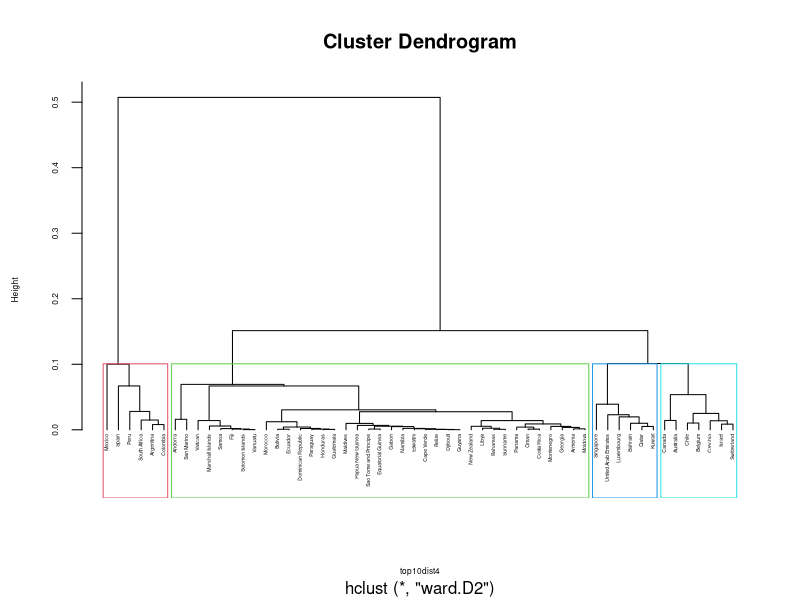

This chart was generated by the following R code: (Note: this script raises an error after producing the figure.)
##################################################
######### ANÀLISI DEFINITIVA + PREDICCIÓ #########
##################################################

library(tidyverse)
install.packages("readr") 
library(readr)


#setwd("~/AMAZON") !!!! Rebecca
top10 <- read.csv("B-top10Data.csv") # S3 !!!! Rebecca
top10 <- subset(top10, select = -c(X))
head(top10)   # mostrar 10 1es files cada colm
names(top10)  # mostrar nom colm

library(lubridate)
top10$date <- as.Date(top10$date, format="%Y-%m-%d")
class(top10$date)
#hist(top10$date, breaks=4)

#top10cluster - agrupem per location, code and continent & treiem na's fent la mitjana
top10clusterAll <- top10 %>% 
  group_by(code, location, continent) %>%  # si date es posa aquí, apareix cada país per cada dia
  summarise(date = first(date),
            m_tcpm = mean(total_cases_per_million, na.rm = TRUE),   # si date es posa a summarise, apareix 1 país x 1 dia (agafa el 23 gen20)
            total_cases = mean(total_cases, na.rm = TRUE),
            new_cases = mean(new_cases, na.rm = TRUE),
            reproduction_rate = mean(reproduction_rate, na.rm = TRUE),
            total_deaths = mean(total_deaths, na.rm = TRUE),
            total_deaths_per_million = mean(total_deaths_per_million, na.rm = TRUE),
            new_deaths = mean(new_deaths, na.rm = TRUE),
            hospital_beds_per_thousand = mean(hospital_beds_per_thousand, na.rm = TRUE),
            total_tests = mean(total_tests, na.rm = TRUE),
            total_tests_per_thousand = mean(total_tests_per_thousand, na.rm = TRUE),
            population = first(population),
            population_density = first(population_density),
            median_age = first(median_age),
            gdp_per_capita = first(gdp_per_capita),
            obesity = first(obesity),
            cardiovascular_deaths = mean(cardiovascular_deaths, na.rm = TRUE),
            pulmonary_deaths = mean(pulmonary_deaths, na.rm = TRUE),
            diabetes_deaths = mean(diabetes_deaths, na.rm = TRUE),
            cancer_deaths = mean(cancer_deaths, na.rm = TRUE),
            #temp = mean(AverageTemperature, na.rm = TRUE),
            corruption = first(corruption),
            gov = first(gov),
            healthSecurity = first(healthSecurity)) %>%
  arrange(desc(m_tcpm))



# Transform na & nan to 0 or "no data"
top10clusterAll$obesity[is.na(top10clusterAll$obesity)] <- 0
top10clusterAll$population_density[is.na(top10clusterAll$population_density)] <- 0
top10clusterAll$median_age[is.na(top10clusterAll$median_age)] <- 0
top10clusterAll$gdp_per_capita[is.na(top10clusterAll$gdp_per_capita)] <- 0
top10clusterAll$corruption[is.na(top10clusterAll$corruption)] <- "no data"
top10clusterAll$gov[is.na(top10clusterAll$gov)] <- "no data"
top10clusterAll$healthSecurity[is.na(top10clusterAll$healthSecurity)] <- "no data"
top10clusterAll$reproduction_rate[is.nan(top10clusterAll$reproduction_rate)] <- 0
top10clusterAll$total_deaths[is.nan(top10clusterAll$total_deaths)] <- 0
top10clusterAll$total_deaths_per_million[is.nan(top10clusterAll$total_deaths_per_million)] <- 0
top10clusterAll$hospital_beds_per_thousand[is.nan(top10clusterAll$hospital_beds_per_thousand)] <- 0
top10clusterAll$total_tests_per_thousand[is.nan(top10clusterAll$total_tests_per_thousand)] <- 0
top10clusterAll$total_tests[is.nan(top10clusterAll$total_tests)] <- 0
top10clusterAll$new_deaths[is.nan(top10clusterAll$new_deaths)] <- 0
top10clusterAll$cardiovascular_deaths[is.nan(top10clusterAll$cardiovascular_deaths)] <- 0
top10clusterAll$pulmonary_deaths[is.nan(top10clusterAll$pulmonary_deaths)] <- 0
top10clusterAll$diabetes_deaths[is.nan(top10clusterAll$diabetes_deaths)] <- 0
top10clusterAll$cancer_deaths[is.nan(top10clusterAll$cancer_deaths)] <- 0
#top10clusterAll$temp[is.na(top10clusterAll$temp)] <- 0

# Comprovem que no hi ha na's
apply(is.na (top10clusterAll), 2, mean)

str(top10clusterAll) # x veure tipus dada. x clust: caràcters han ser factors 
top10clusterAll$location <- as.factor(top10clusterAll$location)
class(top10clusterAll$location)
top10clusterAll$continent <- as.factor(top10clusterAll$continent)
class(top10clusterAll$continent)
top10clusterAll$code <- as.factor(top10clusterAll$code)
class(top10clusterAll$code)
top10clusterAll$gov <- as.factor(top10clusterAll$gov)
class(top10clusterAll$gov)
top10clusterAll$corruption <- as.factor(top10clusterAll$corruption)
class(top10clusterAll$corruption)
top10clusterAll$healthSecurity <- as.factor(top10clusterAll$healthSecurity)
class(top10clusterAll$healthSecurity)


top10clusterAll$date <- as.Date(top10clusterAll$date, format="%Y-%m-%d")
class(top10clusterAll$date)



###################################################################
############        GENERAMOS LOS CLUSTERS            ############
###################################################################

# Quitamos United States y Brazil, pq las analizaremos en un grupo diferente
# Lo explicamos en el informe
top10cluster <-top10clusterAll[-c(13), ]
top10cluster <-top10cluster[-c(15),]

library(cluster)
str(top10cluster)
top10Matrix4 <- daisy(top10cluster[,c(5:23)], metric = "gower", stand=TRUE)
top10dist4 <- top10Matrix4^2
h4 <- hclust(top10dist4, method = "ward.D2")
plot(h4, labels = top10cluster$location, hang = -1, cex = 0.3, cex.axis=0.5, cex.lab=0.5)

cluster4 <- cutree(h4, k=4)
table(cluster4)
rect.hclust(h4, k=4, border=2:5)

cluster <- cluster4
#View(cluster)

# Ajuntem la columna cluster al data frame top10cluster
top10cluster <- cbind(top10cluster, cluster)
top10cluster <- rename(top10cluster, cluster = "...27")
names(top10cluster)



###################################################################
############        PROFILING + KRUSKAL MODEL          ############
###################################################################

## Look at script -> "script R extra" -> "2_profiling_OK.R"
## Lo ponemos en otro script porque no es necesario que el pipeline ejecute ese código.



######################################################
############    SAVING CLUSTERS IN DF's   ############
######################################################

## Lineal Model by Top 10 - Cluster groups ##
## We have selected the cluster by countries on date 03-01-2021

# Cluster g1 (6)   -> Qatar, Bahrain, Luxembourg, Kuwait, United Arab Emirates,Singapore
# Cluster g2 (37)  -> San Marino, Andorra, Vatican, Panama, Montenegro, Armenia, Oman, Maldives, Moldova, 
#                     Costa Rica, Cape Verde, Georgia, Bahamas, Bolivia, Dominican Republic, Ecuador, Belize, Honduras, Morocco,             
#                     Suriname, Djibouti, Libya, Paraguay, Sao Tome and Principe, Guatemala, Eswatini, Gabon, Namibia, Guyana, 
#                     Equatorial Guinea, New Zealand, Marshall Islands, Papua New Guinea, Fiji, Solomon Islands, Samoa, Vanuatu
# Cluster g3 (7)   -> Chile, Israel, Belgium, Czechia, Switzerland, Canada, Australia
# Cluster g4 (6)   -> Mexico, Spain, Colombia, Peru, South Africa, Argentina
# Cluster g5 (2)   -> United States, Brazil



# Cluster g1
c_g1 <- top10 %>% 
  filter(location %in% c("Qatar", "Bahrain", "Luxembourg", "Kuwait", "United Arab Emirates","Singapore"))
table(c_g1$location)

c_g1_mean <- top10cluster %>% 
  filter(location %in% c("Qatar", "Bahrain", "Luxembourg", "Kuwait", "United Arab Emirates","Singapore"))

# Cluster g2
c_g2 <- top10 %>% 
  filter(location %in% c("Panama", "Montenegro", "Armenia", "Oman", "Maldives","Morocco", "Moldova", "Costa Rica", "Cape Verde", "Georgia", "Bahamas", "Bolivia", "Dominican Republic", "Ecuador", "Belize", "Honduras", "Suriname", "Djibouti", "Libya", "Paraguay", "Sao Tome and Principe", "Guatemala", "Eswatini", "Gabon", "Namibia", "Guyana",  "Equatorial Guinea", "New Zealand", "Marshall Islands", "Papua New Guinea","Fiji", "Solomon Islands", "Samoa", "Vanuatu"))
table(c_g2$location)

c_g2_mean <- top10cluster %>% 
  filter(location %in% c("Panama", "Montenegro", "Armenia", "Oman", "Maldives","Morocco", "Moldova", "Costa Rica", "Cape Verde", "Georgia", "Bahamas", "Bolivia", "Dominican Republic", "Ecuador", "Belize", "Honduras", "Suriname", "Djibouti", "Libya", "Paraguay", "Sao Tome and Principe", "Guatemala", "Eswatini", "Gabon", "Namibia", "Guyana",  "Equatorial Guinea", "New Zealand", "Marshall Islands", "Papua New Guinea","Fiji", "Solomon Islands", "Samoa", "Vanuatu"))

# Cluster g3
c_g3 <- top10 %>% 
  filter(location %in% c("Chile", "Israel", "Belgium", "Czechia", "Switzerland", "Canada","Australia"))
table(c_g3$location)

c_g3_mean <- top10cluster %>% 
  filter(location %in% c("Chile", "Israel", "Belgium", "Czechia", "Switzerland", "Canada","Australia"))

# Cluster g4
c_g4 <- top10 %>% 
  filter(location %in% c("Peru", "Spain", "Argentina", "Colombia", "South Africa", "Mexico"))
table(c_g4$location)

c_g4_mean <- top10cluster %>% 
  filter(location %in% c("Peru", "Spain", "Argentina", "Colombia", "South Africa", "Mexico"))

# Cluster g5
c_g5 <- top10 %>% 
  filter(location %in% c("United States", "Brazil"))
table(c_g5$location)

c_g5_mean <- top10clusterAll %>% 
  filter(location %in% c("United States", "Brazil"))




################################################################
############    MATRIX CORRELATION CLUSTER GROUPS   ############
################################################################

# We will see here what are more significant correlation variables, for each group cluster

#install.packages("PerformanceAnalytics")
#install.packages("corrplot")
#library(corrplot)
#library(PerformanceAnalytics)

# Cluster g1 - Matrix correlation -> variables temporales
#chart.Correlation(c_g1[,c(5:11,13,14)], histogram = FALSE, method = "pearson")

# Cluster g1 - Matrix correlation -> variables NO temporales (lo hacemos con la media)
#chart.Correlation(c_g1_mean[,c(5:23)], histogram = FALSE, method = "pearson")

# Cluster g2 - Matrix correlation -> variables temporales
#chart.Correlation(c_g2[,c(5:11,13,14)], histogram = FALSE, method = "pearson")

# Cluster g2 - Matrix correlation -> variables NO temporales (lo hacemos con la media)
#chart.Correlation(c_g2_mean[,c(5:23)], histogram = FALSE, method = "pearson")

# Cluster g3 - Matrix correlation -> variables temporales
#chart.Correlation(c_g3[,c(5:11,13,14)], histogram = FALSE, method = "pearson")

# Cluster g3 - Matrix correlation -> variables NO temporales (lo hacemos con la media)
#chart.Correlation(c_g3_mean[,c(5:23)], histogram = FALSE, method = "pearson")

# Cluster g4 - Matrix correlation -> variables temporales
#chart.Correlation(c_g4[,c(5:11,13,14)], histogram = FALSE, method = "pearson")

# Cluster g4 - Matrix correlation -> variables NO temporales (lo hacemos con la media)
#chart.Correlation(c_g4_mean[,c(5:23)], histogram = FALSE, method = "pearson")

# Cluster g5 - Matrix correlation -> variables temporales
#chart.Correlation(c_g5[,c(5:11,13,14)], histogram = FALSE, method = "pearson")

# Cluster g5 - Matrix correlation -> variables NO temporales (lo hacemos con la media)
# We can't do the correlation because we only have 2 countries


# Cluster g1 - Significancia categóricas
# g1_aov <- aov(m_tcpm ~ corruption, data = c_g1_mean) 
# g1_aov <- aov(total_cases ~ corruption, data = c_g1_mean) 
# g1_aov <- aov(new_cases ~ corruption, data = c_g1_mean) 
# g1_aov <- aov(total_deaths ~ corruption, data = c_g1_mean) 
# g1_aov <- aov(total_deaths_per_million ~ corruption, data = c_g1_mean) 
# g1_aov <- aov(total_tests ~ corruption, data = c_g1_mean) 
# g1_aov <- aov(total_tests_per_thousand ~ corruption, data = c_g1_mean) 
# g1_aov <- aov(population ~ corruption, data = c_g1_mean) 
# g1_aov <- aov(cardiovascular_deaths ~ corruption, data = c_g1_mean) 
# g1_aov <- aov(pulmonary_deaths ~ corruption, data = c_g1_mean)
# g1_aov <- aov(diabetes_deaths ~ corruption, data = c_g1_mean) 
# summary(g1_aov)


# Para 'healthSecurity' como solo tiene 1 level, no se pueden aplicar ni Anova, ni Ttest
# y hemos decidido que sea SIGNIFICATIVA pq todos los valores del cluster tienen el mismo valor




#################################################################
############   CLUSTER 1 - LINIAL MODEL PREDICTION   ############
#################################################################

# Seleccionamos las categóricas que nos dieron resultados más significativos 
lm_c_g1 <- lm(new_cases ~ total_cases + total_cases_per_million + total_deaths + 
                total_deaths_per_million + total_tests_per_thousand + total_tests + new_deaths + 
                population + cardiovascular_deaths + pulmonary_deaths + diabetes_deaths + date, c_g1)
summary(lm_c_g1)
# total_tests és la variable més significativa


# Cogemos los datos del cluster g1, para la fecha más actual del dataframe
# Duda: ¿Está bien coger sólo 1 día o tendríamos que haber cogido más para hacer la predicción?
g1_pred_subset <- subset(c_g1, date == max(c_g1$date))

# Hacemos la media de las variables para tener los datos medios del cluster
g1_mean_tc <- mean(g1_pred_subset$total_cases, na.rm = TRUE)
g1_mean_tcpm <- mean(g1_pred_subset$total_cases_per_million, na.rm = TRUE)
g1_mean_td <- mean(g1_pred_subset$total_deaths,na.rm = TRUE)
g1_mean_tdpm <- mean(g1_pred_subset$total_deaths_per_million, na.rm = TRUE)
g1_mean_ttpt <- mean(g1_pred_subset$total_tests_per_thousand, na.rm = TRUE)
g1_mean_tt <- mean(g1_pred_subset$total_tests, na.rm = TRUE)
g1_mean_nd <- mean(g1_pred_subset$new_deaths, na.rm = TRUE)
g1_mean_p <- mean(g1_pred_subset$population, na.rm = TRUE)
g1_mean_cd <- mean(g1_pred_subset$cardiovascular_deaths, na.rm = TRUE)
g1_mean_pd <- mean(g1_pred_subset$pulmonary_deaths, na.rm = TRUE)
g1_mean_dd <- mean(g1_pred_subset$diabetes_deaths, na.rm = TRUE)

today <- Sys.Date()-1

# mean_tc_c1 
g1_df_pred <- data.frame(date=c(today),
                         total_cases=c(g1_mean_tc),
                         total_cases_per_million=c(g1_mean_tcpm),
                         total_deaths=c(g1_mean_td),
                         total_deaths_per_million=c(g1_mean_tdpm),
                         total_tests_per_thousand=c(g1_mean_ttpt),
                         total_tests=c(g1_mean_tt),
                         new_deaths=c(g1_mean_nd),
                         population=c(g1_mean_p),
                         cardiovascular_deaths=c(g1_mean_cd),
                         pulmonary_deaths=c(g1_mean_pd),
                         diabetes_deaths=c(g1_mean_dd))


# hacemos predicción
g1_pred_new_cases <- predict(object=lm_c_g1, newdata=g1_df_pred)

# creamos df con la predicción y fecha actual
g1_pred_df_result <- data.frame(date=g1_df_pred$date,g1_pred_new_cases)

# Leemos las predicciones anteriores...
g1_pred_df_final <- read.csv("C-top10Cluster1Pred.csv")  # S3 !!!! Rebecca
g1_pred_df_final$date <- as.Date(g1_pred_df_final$date, format="%Y-%m-%d")
g1_pred_df_final <- subset(g1_pred_df_final, select = -c(X))

# creamos un df con las predicciones anteriores + actual
g1_pred_df_final <- rbind(g1_pred_df_final,g1_pred_df_result)

# Export predictions for each cluster
write.csv(g1_pred_df_final, file = "C-top10Cluster1Pred.csv")  # S3 !!!! Rebecca



#################################################################
############   CLUSTER 2 - LINIAL MODEL PREDICTION   ############
#################################################################


# Cogemos los datos del cluster g1, para la fecha más actual del dataframe
# Duda: ¿Está bien coger sólo 1 día o tendríamos que haber cogido más para hacer la predicción?
g2_pred_subset <- subset(c_g2, date == max(c_g2$date))

# Hacemos la media de las variables para tener los datos medios del cluster
# eliminamos total_tests_per_thousand y total_tests de la prediccion porque en este cluster hay demasiados NA's
g2_mean_tc <- mean(g2_pred_subset$total_cases, na.rm = TRUE, nan.rm = TRUE)
g2_mean_tcpm <- mean(g2_pred_subset$total_cases_per_million, na.rm = TRUE, nan.rm = TRUE)
g2_mean_td <- mean(g2_pred_subset$total_deaths, na.rm = TRUE, nan.rm = TRUE)
g2_mean_tdpm <- mean(g2_pred_subset$total_deaths_per_million, na.rm = TRUE, nan.rm = TRUE)
#g2_mean_ttpt <- mean(g2_pred_subset$total_tests_per_thousand, na.rm = TRUE, nan.rm = TRUE)
#g2_mean_tt <- mean(g2_pred_subset$total_tests, na.rm = TRUE, nan.rm = TRUE)
g2_mean_nd <- mean(g2_pred_subset$new_deaths, na.rm = TRUE, nan.rm = TRUE)
g2_mean_p <- mean(g2_pred_subset$population, na.rm = TRUE, nan.rm = TRUE)
g2_mean_pod <- mean(g2_pred_subset$population_density, na.rm = TRUE, nan.rm = TRUE)
g2_mean_ma <- mean(g2_pred_subset$median_age, na.rm = TRUE, nan.rm = TRUE)
g2_mean_cd <- mean(g2_pred_subset$cardiovascular_deaths, na.rm = TRUE, nan.rm = TRUE)
g2_mean_pd <- mean(g2_pred_subset$pulmonary_deaths, na.rm = TRUE, nan.rm = TRUE)
g2_mean_dd <- mean(g2_pred_subset$diabetes_deaths, na.rm = TRUE, nan.rm = TRUE)
g2_mean_cad <- mean(g2_pred_subset$cancer_deaths, na.rm = TRUE, nan.rm = TRUE)


today2 <- Sys.Date()-1

# mean_tc_g2 
g2_df_pred <- data.frame(date=c(today2),
                         total_cases=c(g2_mean_tc),
                         total_cases_per_million=c(g2_mean_tcpm),
                         total_deaths=c(g2_mean_td),
                         total_deaths_per_million=c(g2_mean_tdpm),
                         new_deaths=c(g2_mean_nd),
                         population=c(g2_mean_p),
                         population_density=c(g2_mean_pod),
                         median_age=c(g2_mean_ma),
                         cardiovascular_deaths=c(g2_mean_cd),
                         pulmonary_deaths=c(g2_mean_pd),
                         diabetes_deaths=c(g2_mean_dd),
                         cancer_deaths=c(g2_mean_cad))


# Seleccionamos las variables que nos dieron resultados más significativos 

lm_c_g2 <- lm(new_cases ~ total_cases + total_cases_per_million + total_deaths + 
                total_deaths_per_million + new_deaths + population + population_density + 
                median_age + cardiovascular_deaths + pulmonary_deaths + diabetes_deaths + cancer_deaths + date, c_g2)
summary(lm_c_g2)
# les morts per malalties cardiovasculars és la variable més significativa


# hacemos predicción
g2_pred_new_cases <- predict(object=lm_c_g2, newdata=g2_df_pred)

# creamos df con la prediccion y fecha actual
g2_pred_df_result <- data.frame(date=g2_df_pred$date,g2_pred_new_cases)

# Leemos las predicciones anteriores...
g2_pred_df_final <- read.csv("C-top10Cluster2Pred.csv")  # S3 !!!! Rebecca
g2_pred_df_final$date <- as.Date(g2_pred_df_final$date, format="%Y-%m-%d")
g2_pred_df_final <- subset(g2_pred_df_final, select = -c(X))

# creamos un df con las predicciones anteriores + actual
g2_pred_df_final <- rbind(g2_pred_df_final,g2_pred_df_result)


# Export predictions for each cluster
write.csv(g2_pred_df_final, file = "C-top10Cluster2Pred.csv")  # S3 !!!! Rebecca


#################################################################
############   CLUSTER 3 - LINIAL MODEL PREDICTION   ############
#################################################################

lm_c_g3 <- lm(new_cases ~ total_cases + total_cases_per_million + total_deaths +
                total_deaths_per_million +  new_deaths + population + cardiovascular_deaths + 
                pulmonary_deaths + cancer_deaths + date, c_g3)
summary(lm_c_g3)
# la variable més significativa és 

# Cogemos los datos del cluster g3, para la fecha más actual del dataframe
# Duda: ¿Está bien coger sólo 1 día o tendríamos que haber cogido más para hacer la predicción?
g3_pred_subset <- subset(c_g3, date == max(c_g3$date))

# Hacemos la media de las variables para tener los datos medios del cluster
# eliminamos total_tests_per_thousand y total_tests de la prediccion porque en este cluster hay demasiados NA's
g3_mean_tc <- mean(g3_pred_subset$total_cases, na.rm = TRUE)
g3_mean_tcpm <- mean(g3_pred_subset$total_cases_per_million, na.rm = TRUE)
g3_mean_td <- mean(g3_pred_subset$total_deaths,na.rm = TRUE)
g3_mean_tdpm <- mean(g3_pred_subset$total_deaths_per_million, na.rm = TRUE)
#g3_mean_ttpt <- mean(g3_pred_subset$total_tests_per_thousand, na.rm = TRUE)
#g3_mean_tt <- mean(g3_pred_subset$total_tests, na.rm = TRUE)
g3_mean_nd <- mean(g3_pred_subset$new_deaths, na.rm = TRUE)
g3_mean_p <- mean(g3_pred_subset$population, na.rm = TRUE)
g3_mean_cd <- mean(g3_pred_subset$cardiovascular_deaths, na.rm = TRUE)
g3_mean_pd <- mean(g3_pred_subset$pulmonary_deaths, na.rm = TRUE)
g3_mean_cad <- mean(g3_pred_subset$cancer_deaths, na.rm = TRUE)

today3 <- Sys.Date()-1

# mean_tc_g3
g3_df_pred <- data.frame(date=c(today3),
                         total_cases=c(g3_mean_tc),
                         total_cases_per_million=c(g3_mean_tcpm),
                         total_deaths=c(g3_mean_td),
                         total_deaths_per_million=c(g3_mean_tdpm),
                         new_deaths=c(g3_mean_nd),
                         population=c(g3_mean_p),
                         cardiovascular_deaths=c(g3_mean_cd),
                         pulmonary_deaths=c(g3_mean_pd),
                         cancer_deaths=c(g3_mean_cad))

# eliminamos las columnas que la media da NA o nan
# g3_df_pred <- g3_df_pred[ , colSums(is.na(g3_df_pred)) == 0]

# hacemos prediccion
g3_pred_new_cases <- predict(object=lm_c_g3, newdata=g3_df_pred)

# creamos df con la prediccion y fecha actual
g3_pred_df_result <- data.frame(date=g3_df_pred$date,g3_pred_new_cases)

# Leemos las predicciones anteriores...
g3_pred_df_final <- read.csv("C-top10Cluster3Pred.csv")  # S3 !!!! Rebecca
g3_pred_df_final$date <- as.Date(g3_pred_df_final$date, format="%Y-%m-%d")
g3_pred_df_final <- subset(g3_pred_df_final, select = -c(X))

# creamos un df con las predicciones anteriores + actual
g3_pred_df_final <- rbind(g3_pred_df_final,g3_pred_df_result)

# Export predictions for each cluster
write.csv(g3_pred_df_final, file = "C-top10Cluster3Pred.csv")  # S3 !!!! Rebecca



#################################################################
############   CLUSTER 4 - LINIAL MODEL PREDICTION   ############
#################################################################

lm_c_g4 <- lm(new_cases ~ total_cases + total_cases_per_million + total_deaths +
                total_deaths_per_million + new_deaths +
                population + median_age + gdp_per_capita + cardiovascular_deaths + diabetes_deaths + date, c_g4)
summary(lm_c_g4)
# la variable més significativa és total_cases, en negatiu. Dps, noves morts


# Cogemos los datos del cluster g4, para la fecha más actual del dataframe
# Duda: ¿Está bien coger sólo 1 día o tendríamos que haber cogido más para hacer la predicción?
g4_pred_subset <- subset(c_g4, date == max(c_g4$date))

# Hacemos la media de las variables para tener los datos medios del cluster
# eliminamos total_tests_per_thousand y total_tests de la prediccion porque en este cluster hay demasiados NA's
g4_mean_tc <- mean(g4_pred_subset$total_cases, na.rm = TRUE)
g4_mean_tcpm <- mean(g4_pred_subset$total_cases_per_million, na.rm = TRUE)
g4_mean_td <- mean(g4_pred_subset$total_deaths,na.rm = TRUE)
g4_mean_tdpm <- mean(g4_pred_subset$total_deaths_per_million, na.rm = TRUE)
#g4_mean_ttpt <- mean(g4_pred_subset$total_tests_per_thousand, na.rm = TRUE)
#g4_mean_tt <- mean(g4_pred_subset$total_tests, na.rm = TRUE)
g4_mean_nd <- mean(g4_pred_subset$new_deaths, na.rm = TRUE)
g4_mean_p <- mean(g4_pred_subset$population, na.rm = TRUE)
g4_mean_ma <- mean(g4_pred_subset$median_age, na.rm = TRUE)
g4_mean_gdp <- mean(g4_pred_subset$gdp_per_capita, na.rm = TRUE)
g4_mean_cd <- mean(g4_pred_subset$cardiovascular_deaths, na.rm = TRUE)
g4_mean_dd <- mean(g4_pred_subset$diabetes_deaths, na.rm = TRUE)

today4 <- Sys.Date()-1

g4_df_pred <- data.frame(date=c(today4),
                         total_cases=c(g4_mean_tc),
                         total_cases_per_million=c(g4_mean_tcpm),
                         total_deaths=c(g4_mean_td),
                         total_deaths_per_million=c(g4_mean_tdpm),
                         new_deaths=c(g4_mean_nd),
                         population=c(g4_mean_p),
                         median_age=c(g4_mean_ma),
                         gdp_per_capita=c(g4_mean_gdp),
                         cardiovascular_deaths=c(g4_mean_cd),
                         diabetes_deaths=c(g4_mean_dd))


# hacemos predicción
g4_pred_new_cases <- predict(object=lm_c_g4, newdata=g4_df_pred)

# creamos df con la prediccion y fecha actual
g4_pred_df_result <- data.frame(date=g4_df_pred$date,g4_pred_new_cases)

# Leemos las predicciones anteriores...
g4_pred_df_final <- read.csv("C-top10Cluster4Pred.csv")   # S3 !!!! Rebecca
g4_pred_df_final$date <- as.Date(g4_pred_df_final$date, format="%Y-%m-%d")
g4_pred_df_final <- subset(g4_pred_df_final, select = -c(X))

# creamos un df con las predicciones anteriores + actual
g4_pred_df_final <- rbind(g4_pred_df_final,g4_pred_df_result)

# Export predictions for each cluster
write.csv(g4_pred_df_final, file = "C-top10Cluster4Pred.csv")  # S3 !!!! Rebecca


#################################################################
############   CLUSTER 5 - LINIAL MODEL PREDICTION   ############
#################################################################

lm_c_g5 <- lm(new_cases ~ total_cases + total_cases_per_million + total_deaths +
                total_deaths_per_million + new_deaths +
                population + cardiovascular_deaths + pulmonary_deaths + diabetes_deaths + date, c_g5)
summary(lm_c_g5)
# la variable més significativa és la població

# Cogemos los datos del cluster g5, para la fecha más actual del dataframe
# Duda: ¿Está bien coger sólo 1 día o tendríamos que haber cogido más para hacer la predicción?
g5_pred_subset <- subset(c_g5, date == max(c_g5$date))

# Hacemos la media de las variables para tener los datos medios del cluster
# eliminamos total_tests_per_thousand y total_tests de la prediccion porque en este cluster hay demasiados NA's
g5_mean_tc <- mean(g5_pred_subset$total_cases, na.rm = TRUE)
g5_mean_tcpm <- mean(g5_pred_subset$total_cases_per_million, na.rm = TRUE)
g5_mean_td <- mean(g5_pred_subset$total_deaths,na.rm = TRUE)
g5_mean_tdpm <- mean(g5_pred_subset$total_deaths_per_million, na.rm = TRUE)
#g5_mean_ttpt <- mean(g5_pred_subset$total_tests_per_thousand, na.rm = TRUE)
#g5_mean_tt <- mean(g5_pred_subset$total_tests, na.rm = TRUE)
g5_mean_nd <- mean(g5_pred_subset$new_deaths, na.rm = TRUE)
g5_mean_p <- mean(g5_pred_subset$population, na.rm = TRUE)
g5_mean_cd <- mean(g5_pred_subset$cardiovascular_deaths, na.rm = TRUE)
g5_mean_pd <- mean(g5_pred_subset$pulmonary_deaths, na.rm = TRUE)
g5_mean_dd <- mean(g5_pred_subset$diabetes_deaths, na.rm = TRUE)

today5 <- Sys.Date()-1

g5_df_pred <- data.frame(date=c(today5),
                         total_cases=c(g5_mean_tc),
                         total_cases_per_million=c(g5_mean_tcpm),
                         total_deaths=c(g5_mean_td),
                         total_deaths_per_million=c(g5_mean_tdpm),
                         new_deaths=c(g5_mean_nd),
                         population=c(g5_mean_p),
                         pulmonary_deaths=c(g5_mean_pd),
                         cardiovascular_deaths=c(g5_mean_cd),
                         diabetes_deaths=c(g5_mean_dd))


# hacemos prediccion
g5_pred_new_cases <- predict(object=lm_c_g5, newdata=g5_df_pred)

# creamos df con la prediccion y fecha actual
g5_pred_df_result <- data.frame(date=g5_df_pred$date,g5_pred_new_cases)

# Leemos las predicciones anteriores...
g5_pred_df_final <- read.csv("C-top10Cluster5Pred.csv")  # S3 !!!! Rebecca
g5_pred_df_final$date <- as.Date(g5_pred_df_final$date, format="%Y-%m-%d")
g5_pred_df_final <- subset(g5_pred_df_final, select = -c(X))

# creamos un df con las predicciones anteriores + actual
g5_pred_df_final <- rbind(g5_pred_df_final,g5_pred_df_result)

# Export predictions for each cluster
write.csv(g5_pred_df_final, file = "C-top10Cluster5Pred.csv")  # S3 !!!! Rebecca

